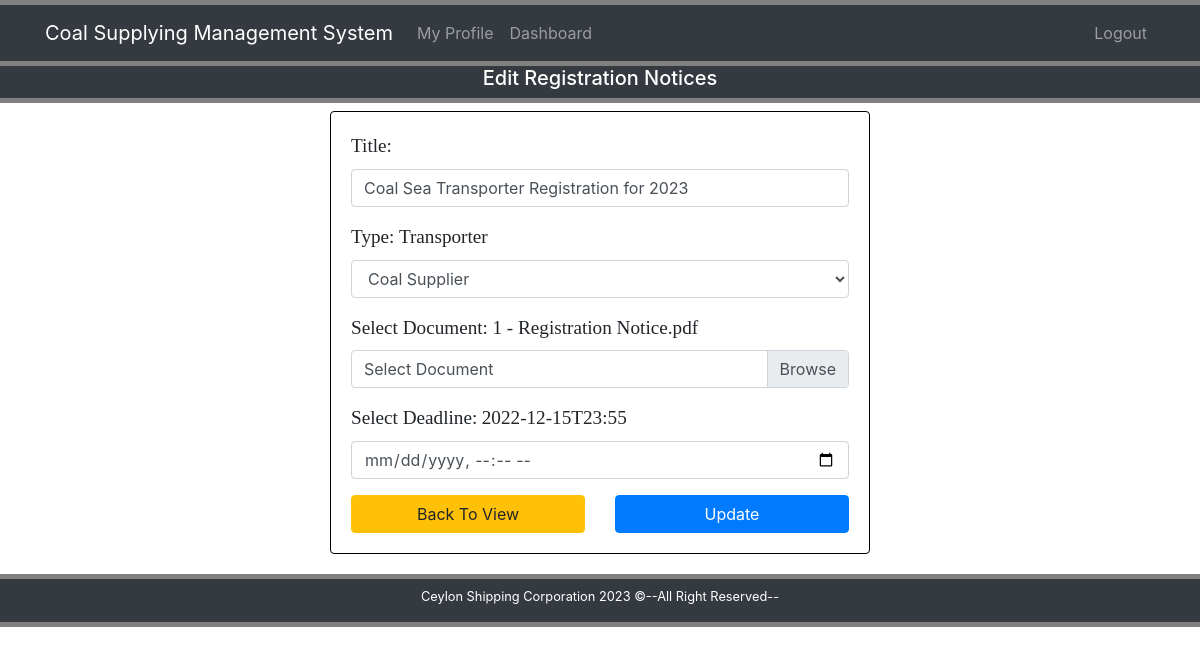
/editReg.php?id=17, run on the app's committed database.
### tables this page shows
CREATE TABLE `register` (
  `id` int(9) NOT NULL,
  `regId` varchar(10) DEFAULT NULL,
  `datetime` varchar(50) DEFAULT NULL,
  `title` varchar(50) DEFAULT NULL,
  `author` varchar(50) DEFAULT NULL,
  `type` varchar(50) DEFAULT NULL,
  `document` varchar(50) DEFAULT NULL,
  `deadline` varchar(50) DEFAULT NULL
);

### editReg.php (the view, shortened to what this page needs)
<!DOCTYPE html>
<html lang="en">
<head>
	<link rel="stylesheet" href="css/bootstrap.css">
	<link rel="stylesheet" href="css/style.css">
</head>
<body>
	<div style="height:5px; background: gray;"></div>
	<nav class="navbar navbar-expand-lg bg-dark navbar-dark">
		<div class="container">
			<a href="#" class="navbar-brand">Coal Supplying Management System</a>
			<div class="collapse navbar-collapse" id="navbarcollapse">
			<ul class="navbar-nav mr-auto">
				<li class="nav-item">
					<a href="#" class="nav-link">My Profile</a>
				</li>
				<li class="nav-item">
					<a href="dashPManager.php" class="nav-link">Dashboard</a>
				</li>
			</ul>
			<ul class="navbar-nav">
				<li class="nav-item">
					<a href="login.php" class="nav-link">Logout</a>
				</li>
			</ul>
			</div>
		</div>
	</nav>
	<div style="height:5px; background: gray;"></div>
	<header class="text-white bg-dark">
		<div class="container">
			<div class="row">
				<div class="col-md-12">
					<h5 class="text-center">Edit Registration Notices </h5>
				</div>
			</div>
		</div>
	</header>
	<div style="height:5px; background: gray;"></div>
	<section class="container py-2 mb-1">
		<div class="row">
			<div class="offset-lg-3 col-lg-6">
				<?php
				global $ConnectingDB;
				$searchQueryParameter = $_GET['id'];
				$sql = "SELECT * FROM register WHERE id='$searchQueryParameter'";
				$stmt = $ConnectingDB->query($sql);
				while ($dataRaws=$stmt->fetch()) {
					$titleToBeUpdated = $dataRaws['title'];
					$typeToBeUpdated = $dataRaws['type'];
					$documentToBeUpdated = $dataRaws['document'];
					$deadlineToBeUpdated = $dataRaws['deadline'];
				}
				?>
				<form class="" action="editReg.php?id=<?php echo $searchQueryParameter; ?>" method="Post" enctype="multipart/form-data">
					<div class="card mb-2" style="border-color:black;">
						<div class="card-body">
							<div class="form-group">
								<label for="title"><span class="FieldInfo">Title:</span></label>
								<input type="text" class="form-control" name="title" id="title" value="<?php echo $titleToBeUpdated; ?>">
							</div>
							<div class="form-group">
								<label for="type"><span class="FieldInfo">Type:</span></label>
								<span class="FieldInfo"><?php echo $typeToBeUpdated?> </span>
								<select class="form-control" id="type" name="type">
									<option value="Supplier">Coal Supplier</option>
								</select>
							</div>
							<div class="form-group">
								<label for="document"><span class="FieldInfo">Select Document:</span></label>
								<span class="FieldInfo"><?php echo $documentToBeUpdated; ?> </span>
								<div class="custom-file">
									<label for="selectDocument" class="custom-file-label">Select Document</label>
								</div>
							</div>
							<div class="form-group">
								<label for="deadline"><span class="FieldInfo">Select Deadline:</span></label>
								<span class="FieldInfo"><?php echo $deadlineToBeUpdated; ?> </span>
								<div class="custom-file">
									<input class="form-control" type="datetime-local" name="deadline" id="deadline">
								</div>
							</div>
							<div class="row">
								<div class="col-lg-6">
									<a href="viewReg.php" class="btn btn-block btn-warning">Back To View</a>
								</div>
								<div class="col-lg-6">
									<button type="submit" name="submit" class="btn btn-block btn-primary">Update</button>
								</div>
							</div>
						</div>
					</div>
				</form>
			</div>
		</div>
	</section>
	<div style="height:5px; background: gray;"></div>
	<footer class="bg-dark text-white">
		<div class="container">
			<div class="row pt-2">
				<div class="col">
					<p class="lead text-center small">Ceylon Shipping Corporation <span id="year"></span> &copy;--All Right Reserved--</p>
				</div>
			</div>
		</div>
	</footer>
	<div style="height:5px; background: gray;"></div>
</body>
</html>

### css/style.css (style rules this page uses)
.FieldInfo { font-family: Bitter,Georgia,"Times New Roman",Times,serif; font-size: 1.2em; }

### data on the page
register: title "Coal Sea Transporter Registration for 2023", type "Transporter", document "1 - Registration Notice.pdf", deadline "2022-12-15T23:55"
